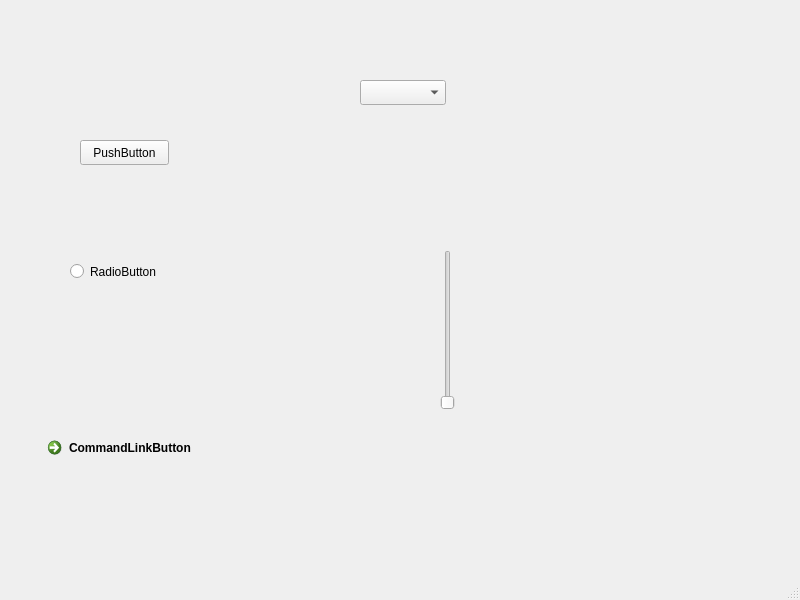
<?xml version="1.0" encoding="UTF-8"?>
<ui version="4.0">
 <class>MainWindow</class>
 <widget class="QMainWindow" name="MainWindow">
  <property name="geometry">
   <rect>
    <x>0</x>
    <y>0</y>
    <width>800</width>
    <height>600</height>
   </rect>
  </property>
  <property name="windowTitle">
   <string>MainWindow</string>
  </property>
  <widget class="QWidget" name="centralwidget">
   <widget class="QPushButton" name="pushButton">
    <property name="geometry">
     <rect>
      <x>80</x>
      <y>140</y>
      <width>89</width>
      <height>25</height>
     </rect>
    </property>
    <property name="text">
     <string>PushButton</string>
    </property>
   </widget>
   <widget class="QRadioButton" name="radioButton">
    <property name="geometry">
     <rect>
      <x>70</x>
      <y>260</y>
      <width>112</width>
      <height>23</height>
     </rect>
    </property>
    <property name="text">
     <string>RadioButton</string>
    </property>
   </widget>
   <widget class="QCommandLinkButton" name="commandLinkButton">
    <property name="geometry">
     <rect>
      <x>40</x>
      <y>430</y>
      <width>177</width>
      <height>41</height>
     </rect>
    </property>
    <property name="text">
     <string>CommandLinkButton</string>
    </property>
   </widget>
   <widget class="QComboBox" name="comboBox">
    <property name="geometry">
     <rect>
      <x>360</x>
      <y>80</y>
      <width>86</width>
      <height>25</height>
     </rect>
    </property>
   </widget>
   <widget class="QSlider" name="verticalSlider">
    <property name="geometry">
     <rect>
      <x>440</x>
      <y>250</y>
      <width>16</width>
      <height>160</height>
     </rect>
    </property>
    <property name="orientation">
     <enum>Qt::Vertical</enum>
    </property>
   </widget>
  </widget>
  <widget class="QMenuBar" name="menubar">
   <property name="geometry">
    <rect>
     <x>0</x>
     <y>0</y>
     <width>800</width>
     <height>22</height>
    </rect>
   </property>
  </widget>
  <widget class="QStatusBar" name="statusbar"/>
 </widget>
 <resources/>
 <connections/>
</ui>
